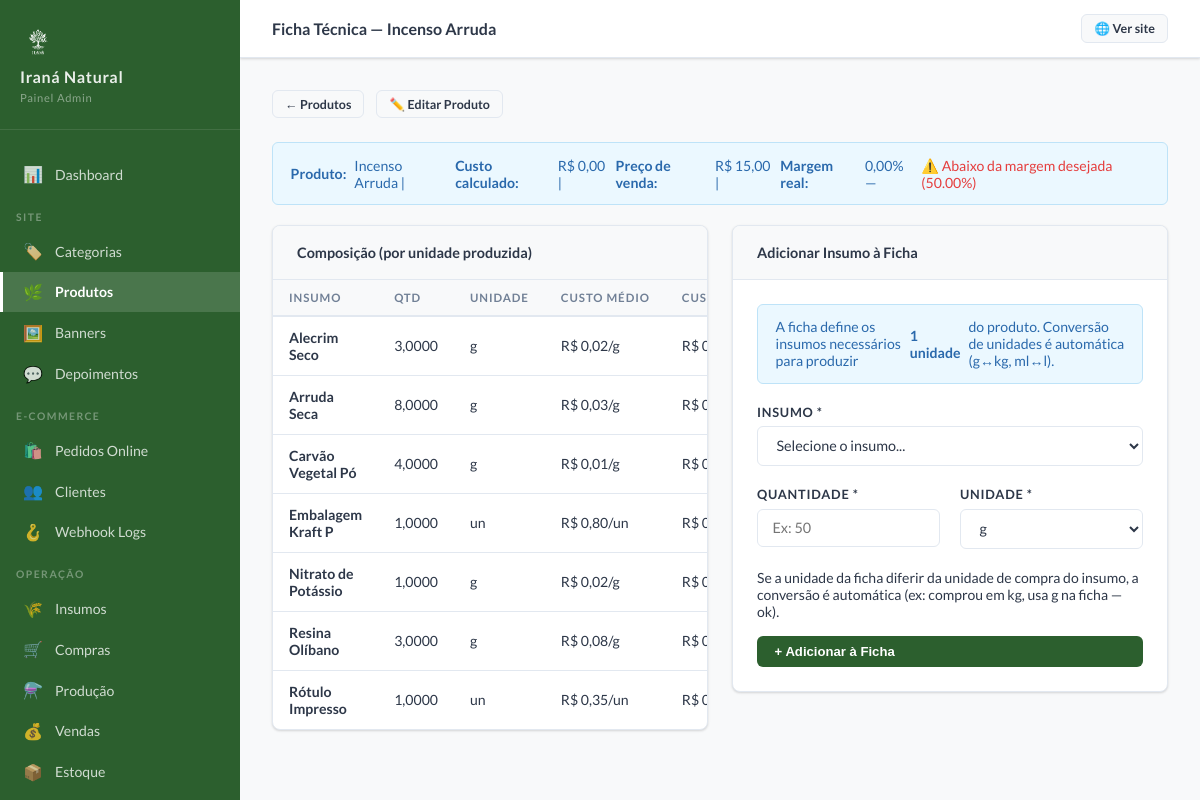
The page /admin/produtos/5/ficha (signed in) on the database its author committed.
### tables this page shows
CREATE TABLE IF NOT EXISTS `produtos` (
  `id` int unsigned NOT NULL AUTO_INCREMENT,
  `categoria_id` int unsigned NOT NULL,
  `nome` varchar(150) NOT NULL,
  `slug` varchar(160) NOT NULL COMMENT 'URL amigável única',
  `sku` varchar(100) DEFAULT NULL COMMENT 'Código interno do produto (opcional)',
  `descricao_curta` text COMMENT 'Exibida em cards e listagens',
  `descricao_completa` text COMMENT 'Exibida na página do produto',
  `composicao` text COMMENT 'Lista de ingredientes/componentes',
  `modo_uso` text,
  `cuidados` text,
  `seo_titulo` varchar(70) DEFAULT NULL COMMENT 'Title tag para SEO (migration v1.1)',
  `seo_descricao` varchar(160) DEFAULT NULL COMMENT 'Meta description para SEO (migration v1.1)',
  `tags` text COMMENT 'Palavras-chave separadas por vírgula (migration v1.1)',
  `preco_venda` decimal(10,2) NOT NULL DEFAULT '0.00',
  `margem_desejada` decimal(5,2) NOT NULL DEFAULT '0.00' COMMENT 'Margem de lucro desejada em %',
  `custo_calculado` decimal(12,4) NOT NULL DEFAULT '0.0000' COMMENT 'Custo calculado via ficha técnica',
  `lucro_calculado` decimal(12,2) NOT NULL DEFAULT '0.00' COMMENT 'preco_venda - custo_calculado',
  `margem_real` decimal(5,2) NOT NULL DEFAULT '0.00' COMMENT 'Margem real em %',
  `estoque_atual` int NOT NULL DEFAULT '0',
  `estoque_minimo` int NOT NULL DEFAULT '0',
  `ativo` tinyint(1) NOT NULL DEFAULT '1',
  `criado_em` timestamp NOT NULL DEFAULT CURRENT_TIMESTAMP,
  `atualizado_em` timestamp NOT NULL DEFAULT CURRENT_TIMESTAMP ON UPDATE CURRENT_TIMESTAMP,
  PRIMARY KEY (`id`),
  UNIQUE KEY `uk_produtos_slug` (`slug`),
  UNIQUE KEY `uk_produtos_sku` (`sku`),
  KEY `idx_produtos_categoria` (`categoria_id`),
  KEY `idx_produtos_ativo` (`ativo`),
  KEY `idx_produtos_ativo_categoria` (`ativo`,`categoria_id`),
  CONSTRAINT `fk_produtos_categoria_id` FOREIGN KEY (`categoria_id`) REFERENCES `categorias` (`id`)
);

CREATE TABLE IF NOT EXISTS `fichas_tecnicas` (
  `id` int unsigned NOT NULL AUTO_INCREMENT,
  `produto_id` int unsigned NOT NULL,
  `insumo_id` int unsigned NOT NULL,
  `quantidade` decimal(12,4) NOT NULL COMMENT 'Quantidade de insumo por unidade do produto',
  `unidade` varchar(20) NOT NULL COMMENT 'Unidade usada na ficha (pode diferir do insumo — haverá conversão)',
  PRIMARY KEY (`id`),
  UNIQUE KEY `uk_ficha_produto_insumo` (`produto_id`,`insumo_id`),
  KEY `idx_fichas_insumo_id` (`insumo_id`),
  CONSTRAINT `fk_fichas_tecnicas_insumo_id` FOREIGN KEY (`insumo_id`) REFERENCES `insumos` (`id`),
  CONSTRAINT `fk_fichas_tecnicas_produto_id` FOREIGN KEY (`produto_id`) REFERENCES `produtos` (`id`) ON DELETE CASCADE
);

CREATE TABLE IF NOT EXISTS `insumos` (
  `id` int unsigned NOT NULL AUTO_INCREMENT,
  `tipo_id` int unsigned DEFAULT NULL COMMENT 'FK para categorias_insumos.id',
  `nome` varchar(150) NOT NULL,
  `descricao` text,
  `unidade_medida` varchar(20) NOT NULL COMMENT 'kg, g, mg, l, ml, un, pct, cx',
  `estoque_atual` decimal(12,4) NOT NULL DEFAULT '0.0000',
  `estoque_minimo` decimal(12,4) NOT NULL DEFAULT '0.0000',
  `custo_medio` decimal(12,6) NOT NULL DEFAULT '0.000000' COMMENT 'Custo médio ponderado por unidade',
  `fornecedor` varchar(200) DEFAULT NULL,
  `observacoes` text,
  `data_conferencia` date DEFAULT NULL COMMENT 'Última data de conferência física do estoque',
  `ativo` tinyint(1) NOT NULL DEFAULT '1',
  `criado_em` timestamp NOT NULL DEFAULT CURRENT_TIMESTAMP,
  `atualizado_em` timestamp NOT NULL DEFAULT CURRENT_TIMESTAMP ON UPDATE CURRENT_TIMESTAMP,
  PRIMARY KEY (`id`),
  KEY `idx_insumos_tipo_id` (`tipo_id`),
  KEY `idx_insumos_ativo` (`ativo`),
  CONSTRAINT `fk_insumos_tipo_id` FOREIGN KEY (`tipo_id`) REFERENCES `categorias_insumos` (`id`) ON DELETE SET NULL
);

### admin/Views/produtos/ficha.php (the view, shortened to what the rows shown need)
<?php use App\Core\Helper;
$pageTitle = 'Ficha Técnica — ' . ($produto['nome'] ?? '');
?>
<div style="display:flex;gap:0.75rem;margin-bottom:1.5rem;flex-wrap:wrap">
    <a href="/admin/produtos" class="adm-btn adm-btn-secondary adm-btn-sm">← Produtos</a>
    <a href="/admin/produtos/<?= $produto['id'] ?>/editar" class="adm-btn adm-btn-secondary adm-btn-sm">✏️ Editar Produto</a>
</div>
<div class="adm-alert adm-alert-info">
    <strong>Produto:</strong> <?= htmlspecialchars($produto['nome'], ENT_QUOTES, 'UTF-8') ?> |
    <strong>Custo calculado:</strong> <?= Helper::money((float)$produto['custo_calculado']) ?> |
    <strong>Preço de venda:</strong> <?= Helper::money((float)$produto['preco_venda']) ?> |
    <strong>Margem real:</strong> <?= number_format($produto['margem_real'], 2, ',', '.') ?>%
    <?php if ((float)$produto['margem_real'] < (float)$produto['margem_desejada']): ?>
    — <span style="color:#E53E3E">⚠️ Abaixo da margem desejada (<?= $produto['margem_desejada'] ?>%)</span>
    <?php endif; ?>
</div>
<div class="adm-grid-2" style="align-items:start">
    <div class="adm-card">
        <?php if (empty($ficha)): ?>
        <div class="adm-card-body" style="text-align:center;color:#718096;padding:2rem">
            Nenhum insumo adicionado. Use o formulário ao lado para montar a ficha técnica.
        </div>
        <?php else: ?>
        <div class="adm-table-wrap">
            <table class="adm-table">
                <thead>
                    <tr><th>Insumo</th><th>Qtd</th><th>Unidade</th><th>Custo Médio</th><th>Custo na Receita</th><th></th></tr>
                </thead>
                <tbody>
                <?php foreach ($ficha as $item): ?>
                <?php
                    $custoUnit = Helper::costPerUnit(
                        (float)$item['custo_medio'],
                        $item['insumo_unidade'],
                        $item['unidade']
                    );
                    $custoItem = $custoUnit !== null ? $custoUnit * (float)$item['quantidade'] : null;
                ?>
                <tr>
                    <td><strong><?= htmlspecialchars($item['insumo_nome'], ENT_QUOTES, 'UTF-8') ?></strong></td>
                    <td><?= number_format($item['quantidade'], 4, ',', '.') ?></td>
                    <td><?= htmlspecialchars($item['unidade'], ENT_QUOTES, 'UTF-8') ?></td>
                    <td><?= Helper::money((float)$item['custo_medio']) ?>/<?= $item['insumo_unidade'] ?></td>
                    <td>
                        <?php if ($custoItem !== null): ?>
                        <?= Helper::money($custoItem) ?>
                        <?php else: ?>
                        <span style="color:#E53E3E">⚠️ Unidades incompatíveis</span>
                        <?php endif; ?>
                    </td>
                </tr>
                <?php endforeach; ?>
                </tbody>
            </table>
        </div>
        <?php endif; ?>
    </div>
    <div class="adm-card">
    </div>
</div>

### admin/Views/layouts/default.php (shortened to what the rows shown need)
<!DOCTYPE html>
<html lang="pt-BR">
<head>
    <link rel="stylesheet" href="<?= APP_URL ?>/assets/css/admin.css">
</head>
<body>
<div class="adm-wrapper">
    <div class="adm-main">
        <div class="adm-topbar">
            <div>
                <div class="adm-topbar-title"><?= isset($pageTitle) ? htmlspecialchars($pageTitle, ENT_QUOTES, 'UTF-8') : 'Painel' ?></div>
            </div>
        </div>
        <div class="adm-content">
            <?= $content ?>
        </div>
    </div>
</div>
</body>
</html>

### rows shown on the page
produtos: nome "Ficha Técnica — Incenso Arruda", nome "Incenso Arruda", custo_calculado "R$ 0,00", preco_venda "R$ 15,00", margem_real "0,00", margem_desejada "50.00"
fichas_tecnicas: insumo.nome "Alecrim Seco", quantidade "3,0000", unidade "g", insumo.custo_medio "R$ 0,02", insumo.unidade_medida "g", Helper::money($custoItem) "R$…"
fichas_tecnicas: insumo.nome "Arruda Seca", quantidade "8,0000", unidade "g", insumo.custo_medio "R$ 0,03", insumo.unidade_medida "g", Helper::money($custoItem) "R$…"
fichas_tecnicas: insumo.nome "Carvão Vegetal Pó", quantidade "4,0000", unidade "g", insumo.custo_medio "R$ 0,01", insumo.unidade_medida "g", Helper::money($custoItem) "R$…"
fichas_tecnicas: insumo.nome "Embalagem Kraft P", quantidade "1,0000", unidade "un", insumo.custo_medio "R$ 0,80", insumo.unidade_medida "un", Helper::money($custoItem) "R$…"
fichas_tecnicas: insumo.nome "Nitrato de Potássio", quantidade "1,0000", unidade "g", insumo.custo_medio "R$ 0,02", insumo.unidade_medida "g", Helper::money($custoItem) "R$…"
fichas_tecnicas: insumo.nome "Resina Olíbano", quantidade "3,0000", unidade "g", insumo.custo_medio "R$ 0,08", insumo.unidade_medida "g", Helper::money($custoItem) "R$…"
fichas_tecnicas: insumo.nome "Rótulo Impresso", quantidade "1,0000", unidade "un", insumo.custo_medio "R$ 0,35", insumo.unidade_medida "un", Helper::money($custoItem) "R$…"

### other values the page prints
APP_NAME "Iraná Natural"
form field unidade "g"
